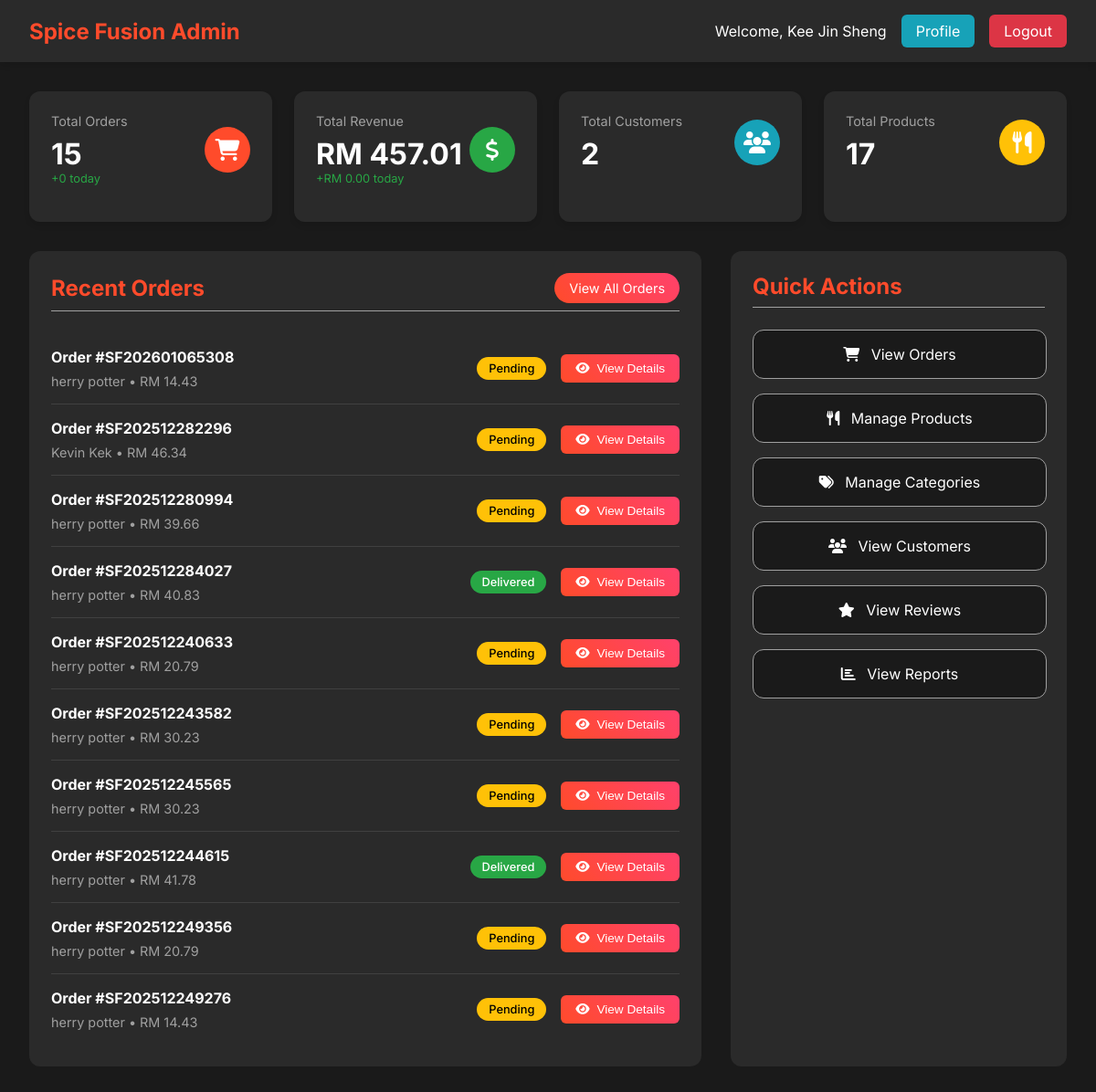
The page /admin/dashboard/dashboard.php (signed in) on the database its author committed.
### tables this page shows
CREATE TABLE `order` (
  `order_id` int(11) NOT NULL,
  `user_id` int(11) NOT NULL,
  `address_id` int(11) DEFAULT NULL,
  `order_number` varchar(50) NOT NULL,
  `order_status` enum('Pending','Confirmed','Preparing','Ready','Out for Delivery','Delivered','Cancelled') DEFAULT 'Pending',
  `order_type` enum('Dine-in','Takeaway','Delivery') DEFAULT 'Delivery',
  `subtotal` decimal(10,2) NOT NULL,
  `tax_amount` decimal(10,2) DEFAULT 0.00,
  `delivery_fee` decimal(10,2) DEFAULT 0.00,
  `total_amount` decimal(10,2) NOT NULL,
  `special_instructions` text DEFAULT NULL,
  `estimated_delivery_time` timestamp NULL DEFAULT NULL,
  `actual_delivery_time` timestamp NULL DEFAULT NULL,
  `created_at` timestamp NOT NULL DEFAULT current_timestamp(),
  `updated_at` timestamp NOT NULL DEFAULT current_timestamp() ON UPDATE current_timestamp()
);

CREATE TABLE `user` (
  `user_id` int(11) NOT NULL,
  `username` varchar(50) NOT NULL,
  `email` varchar(100) NOT NULL,
  `password_hash` varchar(255) NOT NULL,
  `first_name` varchar(50) NOT NULL,
  `last_name` varchar(50) NOT NULL,
  `phone` varchar(20) DEFAULT NULL,
  `date_of_birth` date DEFAULT NULL,
  `gender` enum('Male','Female','Other') DEFAULT NULL,
  `profile_image` varchar(255) DEFAULT 'user.jpg',
  `is_active` tinyint(1) DEFAULT 1,
  `is_verified` tinyint(1) DEFAULT 0,
  `security_question_id` int(11) DEFAULT NULL,
  `security_answer_hash` varchar(255) DEFAULT NULL,
  `created_at` timestamp NOT NULL DEFAULT current_timestamp(),
  `updated_at` timestamp NOT NULL DEFAULT current_timestamp() ON UPDATE current_timestamp(),
  `reset_token` varchar(100) DEFAULT NULL,
  `token_expiry` datetime DEFAULT NULL
);

### config/database.php (called while the page is built, shortened)
<?php
    function normalizeRole($role) {
        return strtolower(preg_replace('/[^a-z]/', '', (string)$role));
    }
?>

### admin/dashboard/dashboard.php (the view, shortened to what this page needs)
<?php
require_once '../../config/database.php';
$pdo = getDBConnection();
$isSuperAdmin = false;
try {
    $stmtRole = $pdo->prepare('SELECT role FROM admin_user WHERE admin_id = ? AND is_active = 1');
    $stmtRole->execute([$_SESSION['admin_id'] ?? 0]);
    $roleRow = $stmtRole->fetchColumn();
    if ($roleRow !== false && trim((string)$roleRow) !== '') {
        $norm = normalizeRole($roleRow);
        $isSuperAdmin = ($norm === 'superadmin' || strpos($norm, 'super') !== false);
    } else {
        $roleSource = 'session';
        $sessRole = $_SESSION['admin_role'] ?? '';
        $norm = normalizeRole($sessRole);
        $isSuperAdmin = ($norm === 'superadmin' || strpos($norm, 'super') !== false);
    }
} catch (Exception $e) {
    $roleSource = 'session';
    $sessRole = $_SESSION['admin_role'] ?? '';
    $norm = normalizeRole($sessRole);
    $isSuperAdmin = ($norm === 'superadmin' || strpos($norm, 'super') !== false);
}
$stats = [];
$stmt = $pdo->prepare("SELECT COUNT(*) FROM `order`");
$stmt->execute();
$stats['total_orders'] = $stmt->fetchColumn();
$stmt = $pdo->prepare("SELECT COUNT(*) FROM `order` WHERE order_status = 'Pending'");
$stmt->execute();
$stats['pending_orders'] = $stmt->fetchColumn();
$stmt = $pdo->prepare("SELECT SUM(total_amount) FROM `order` WHERE order_status != 'Cancelled'");
$stmt->execute();
$stats['total_revenue'] = $stmt->fetchColumn() ?: 0;
$stmt = $pdo->prepare("SELECT COUNT(*) FROM user WHERE is_active = 1");
$stmt->execute();
$stats['total_customers'] = $stmt->fetchColumn();
$stmt = $pdo->prepare("SELECT COUNT(*) FROM product WHERE is_available = 1");
$stmt->execute();
$stats['total_products'] = $stmt->fetchColumn();
$stmt = $pdo->prepare("
    SELECT o.*, u.first_name, u.last_name, u.email
    FROM `order` o
    JOIN user u ON o.user_id = u.user_id
    ORDER BY o.created_at DESC
    LIMIT 10
");
$stmt->execute();
$recent_orders = $stmt->fetchAll();
$stmt = $pdo->prepare("
    SELECT COUNT(*) FROM `order`
    WHERE DATE(created_at) = CURDATE()
");
$stmt->execute();
$today_orders = $stmt->fetchColumn();
$stmt = $pdo->prepare("
    SELECT SUM(total_amount) FROM `order`
    WHERE DATE(created_at) = CURDATE() AND order_status != 'Cancelled'
");
$stmt->execute();
$today_revenue = $stmt->fetchColumn() ?: 0;
?>
<!DOCTYPE html>
<html lang="en">
<head>
    <link rel="stylesheet" href="https://cdnjs.cloudflare.com/ajax/libs/font-awesome/6.4.0/css/all.min.css" />
</head>
<body>
    <div class="admin-header">
        <div class="header-content">
            <div class="logo">
                <h1>Spice Fusion Admin</h1>
            </div>
            <div class="admin-info">
                <span class="admin-name">Welcome, <?php echo htmlspecialchars($_SESSION['admin_first_name'] . ' ' . $_SESSION['admin_last_name']); ?></span>
                <?php if (!$isSuperAdmin): ?>
                <a href="../profile/profile.php" class="logout-btn" style="background:#17a2b8;">Profile</a>
                <?php endif; ?>
                <a href="../auth/logout.php" class="logout-btn">Logout</a>
            </div>
        </div>
    </div>
    <div class="dashboard-container">
        <div class="stats-grid">
            <div class="stat-card">
                <div class="stat-header">
                    <div>
                        <div class="stat-title">Total Orders</div>
                        <div class="stat-value"><?php echo number_format($stats['total_orders']); ?></div>
                        <div class="stat-change">+<?php echo $today_orders; ?> today</div>
                    </div>
                    <div class="stat-icon orders">
                        <i class="fas fa-shopping-cart"></i>
                    </div>
                </div>
            </div>
            <div class="stat-card">
                <div class="stat-header">
                    <div>
                        <div class="stat-title">Total Revenue</div>
                        <div class="stat-value">RM <?php echo number_format($stats['total_revenue'], 2); ?></div>
                        <div class="stat-change">+RM <?php echo number_format($today_revenue, 2); ?> today</div>
                    </div>
                    <div class="stat-icon revenue">
                        <i class="fas fa-dollar-sign"></i>
                    </div>
                </div>
            </div>
            <div class="stat-card">
                <div class="stat-header">
                    <div>
                        <div class="stat-title">Total Customers</div>
                        <div class="stat-value"><?php echo number_format($stats['total_customers']); ?></div>
                    </div>
                    <div class="stat-icon customers">
                        <i class="fas fa-users"></i>
                    </div>
                </div>
            </div>
            <div class="stat-card">
                <div class="stat-header">
                    <div>
                        <div class="stat-title">Total Products</div>
                        <div class="stat-value"><?php echo number_format($stats['total_products']); ?></div>
                    </div>
                    <div class="stat-icon products">
                        <i class="fas fa-utensils"></i>
                    </div>
                </div>
            </div>
        </div>
        <div class="content-grid">
            <div class="recent-orders">
                <div class="section-header">
                    <h2>Recent Orders</h2>
                    <a href="../orders/order.php" class="view-all-btn">View All Orders</a>
                </div>
                <?php if (empty($recent_orders)): ?>
                    <p>No orders found.</p>
                <?php else: ?>
                    <?php foreach ($recent_orders as $order): ?>
                        <div class="order-item">
                            <div class="order-info">
                                <h4>Order #<?php echo htmlspecialchars($order['order_number']); ?></h4>
                                <p><?php echo htmlspecialchars($order['first_name'] . ' ' . $order['last_name']); ?> • RM <?php echo number_format($order['total_amount'], 2); ?></p>
                            </div>
                            <div class="order-actions">
                                <div class="order-status status-<?php echo strtolower($order['order_status']); ?>">
                                    <?php echo htmlspecialchars($order['order_status']); ?>
                                </div>
                                <button class="view-details-btn" onclick="openOrderModal(<?php echo $order['order_id']; ?>)">
                                    <i class="fas fa-eye"></i> View Details
                                </button>
                            </div>
                        </div>
                    <?php endforeach; ?>
                <?php endif; ?>
            </div>
            <div class="quick-actions">
                <div class="section-header">
                    <h2>Quick Actions</h2>
                </div>
                <a href="../orders/order.php" class="action-btn">
                    <i class="fas fa-shopping-cart"></i>
                    View Orders
                </a>
                <a href="../products/product.php" class="action-btn">
                    <i class="fas fa-utensils"></i>
                    Manage Products
                </a>
                <a href="../categories/categories.php" class="action-btn">
                    <i class="fas fa-tags"></i>
                    Manage Categories
                </a>
                <a href="../members/member.php" class="action-btn">
                    <i class="fas fa-users"></i>
                    View Customers
                </a>
                <a href="../reviews/reviews.php" class="action-btn">
                    <i class="fas fa-star"></i>
                    View Reviews
                </a>
                <a href="../reports/report.php" class="action-btn">
                    <i class="fas fa-chart-bar"></i>
                    View Reports
                </a>
            </div>
        </div>
    </div>
</body>
</html>

### admin/dashboard/dashboard.php (style rules this page uses)
:root { --primary-color: #FF4B2B; --secondary-color: #FF416C; --background-dark: #1a1a1a; --text-light: #ffffff; --text-gray: #a0a0a0; --card-bg: #2a2a2a; --success-color: #28a745; --danger-color: #dc3545; --warning-color: #ffc107; --info-color: #17a2b8; --gradient-primary: linear-gradient(45deg, var(--primary-color), var(--secondary-color)); --shadow-soft: 0 4px 6px rgba(0, 0, 0, 0.1); --shadow-strong: 0 8px 16px rgba(0, 0, 0, 0.2); --border-radius: 12px; --transition: all 0.3s ease; }
body { font-family: 'Inter', sans-serif; margin: 0; padding: 0; background-color: var(--background-dark); color: var(--text-light); }
.admin-header { background: var(--card-bg); padding: 1rem 2rem; box-shadow: var(--shadow-soft); position: sticky; top: 0; z-index: 100; }
.header-content { max-width: 1400px; margin: 0 auto; display: flex; justify-content: space-between; align-items: center; }
.logo { display: flex; align-items: center; gap: 1rem; }
.logo h1 { color: var(--primary-color); margin: 0; font-size: 1.5rem; }
.admin-info { display: flex; align-items: center; gap: 1rem; }
.admin-name { color: var(--text-light); }
.logout-btn { background: var(--danger-color); color: var(--text-light); border: none; padding: 0.5rem 1rem; border-radius: 6px; cursor: pointer; text-decoration: none; transition: var(--transition); }
.dashboard-container { max-width: 1400px; margin: 2rem auto; padding: 0 2rem; }
.stats-grid { display: grid; grid-template-columns: repeat(auto-fit, minmax(250px, 1fr)); gap: 1.5rem; margin-bottom: 2rem; }
.stat-card { background: var(--card-bg); padding: 1.5rem; border-radius: var(--border-radius); box-shadow: var(--shadow-soft); transition: var(--transition); }
.stat-header { display: flex; justify-content: space-between; align-items: center; margin-bottom: 1rem; }
.stat-icon { width: 50px; height: 50px; border-radius: 50%; display: flex; align-items: center; justify-content: center; font-size: 1.5rem; color: var(--text-light); }
.stat-icon.orders { background: var(--primary-color); }
.stat-icon.revenue { background: var(--success-color); }
.stat-icon.customers { background: var(--info-color); }
.stat-icon.products { background: var(--warning-color); }
.stat-title { color: var(--text-gray); font-size: 0.9rem; margin-bottom: 0.5rem; }
.stat-value { font-size: 2rem; font-weight: 700; color: var(--text-light); }
.stat-change { font-size: 0.8rem; color: var(--success-color); }
.content-grid { display: grid; grid-template-columns: 2fr 1fr; gap: 2rem; }
.recent-orders { background: var(--card-bg); border-radius: var(--border-radius); padding: 1.5rem; }
.section-header { display: flex; justify-content: space-between; align-items: center; margin-bottom: 1.5rem; padding-bottom: 0.5rem; border-bottom: 1px solid var(--text-gray); }
.section-header h2 { color: var(--primary-color); margin: 0; }
.view-all-btn { background: var(--gradient-primary); color: var(--text-light); border: none; padding: 0.5rem 1rem; border-radius: 20px; cursor: pointer; text-decoration: none; font-size: 0.9rem; transition: var(--transition); }
.order-item { display: flex; justify-content: space-between; align-items: center; padding: 1rem 0; border-bottom: 1px solid rgba(255, 255, 255, 0.1); }
.order-item:last-child { border-bottom: none; }
.order-info h4 { margin: 0 0 0.5rem; color: var(--text-light); }
.order-info p { margin: 0; color: var(--text-gray); font-size: 0.9rem; }
.order-actions { display: flex; align-items: center; gap: 1rem; }
.view-details-btn { background: var(--gradient-primary); color: var(--text-light); border: none; padding: 0.5rem 1rem; border-radius: 6px; cursor: pointer; font-size: 0.85rem; transition: var(--transition); text-decoration: none; display: inline-flex; align-items: center; gap: 0.5rem; }
.order-status { padding: 0.3rem 0.8rem; border-radius: 20px; font-size: 0.8rem; font-weight: 500; }
.status-pending { background: var(--warning-color); color: #000; }
.status-delivered { background: var(--success-color); color: #fff; }
.quick-actions { background: var(--card-bg); border-radius: var(--border-radius); padding: 1.5rem; }
.action-btn { display: block; width: 90%; padding: 1rem; margin-bottom: 1rem; background: var(--background-dark); color: var(--text-light); border: 1px solid var(--text-gray); border-radius: var(--border-radius); text-decoration: none; text-align: center; transition: var(--transition); }
.action-btn i { margin-right: 0.5rem; }

### rows shown on the page
order: order_number "SF202601065308", user.last_name "herry potter", total_amount "14.43", order_status "Pending"
order: order_number "SF202512282296", user.last_name "Kevin Kek", total_amount "46.34", order_status "Pending"
order: order_number "SF202512280994", user.last_name "herry potter", total_amount "39.66", order_status "Pending"
order: order_number "SF202512284027", user.last_name "herry potter", total_amount "40.83", order_status "Delivered"
order: order_number "SF202512240633", user.last_name "herry potter", total_amount "20.79", order_status "Pending"
order: order_number "SF202512243582", user.last_name "herry potter", total_amount "30.23", order_status "Pending"
order: order_number "SF202512245565", user.last_name "herry potter", total_amount "30.23", order_status "Pending"
order: order_number "SF202512244615", user.last_name "herry potter", total_amount "41.78", order_status "Delivered"
order: order_number "SF202512249356", user.last_name "herry potter", total_amount "20.79", order_status "Pending"
order: order_number "SF202512249276", user.last_name "herry potter", total_amount "14.43", order_status "Pending"

### other values the page prints
$_SESSION['admin_first_name'] . ' ' . $_SESSION['admin_last_name'] "Kee Jin Sheng"
$stats['total_orders'] "15"
$today_orders "0"
$stats['total_revenue'] "457.01"
$today_revenue "0.00"
$stats['total_customers'] "2"
$stats['total_products'] "17"
